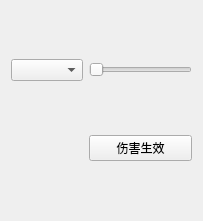
<?xml version="1.0" encoding="UTF-8"?>
<ui version="4.0">
 <class>PVZ_Damage</class>
 <widget class="QWidget" name="PVZ_Damage">
  <property name="geometry">
   <rect>
    <x>0</x>
    <y>0</y>
    <width>203</width>
    <height>221</height>
   </rect>
  </property>
  <property name="windowTitle">
   <string>Form</string>
  </property>
  <layout class="QGridLayout" name="gridLayout">
   <item row="0" column="0">
    <widget class="QComboBox" name="comboBox"/>
   </item>
   <item row="0" column="1">
    <widget class="QSlider" name="damageMultiple">
     <property name="orientation">
      <enum>Qt::Horizontal</enum>
     </property>
    </widget>
   </item>
   <item row="1" column="1">
    <widget class="QPushButton" name="pushButton">
     <property name="text">
      <string>伤害生效</string>
     </property>
    </widget>
   </item>
  </layout>
 </widget>
 <resources/>
 <connections/>
</ui>
